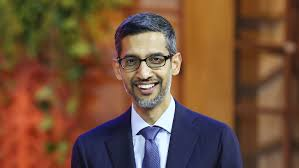
#> input picture sundar.jpeg, 299 x 168 px, found by its file name
$ jupyter execute Untitled4.ipynb
#> lines starting #> are read from the running program, lines starting #| are printed output that depends on the picture; after the words box and inside, x2 and y2 are one past the last pixel; in counts of white or black regions, pixels touching at a corner belong together
[cell 1]
import cv2
import numpy as np
from matplotlib import pyplot as plt
from PIL import Image

# Load the image using Matplotlib, OpenCV, and Pillow
sundar = plt.imread('/Users/klm/Downloads/sundar.jpeg')
#> sundar is the input picture: shape (168, 299, 3); mean R, G, B 115.7, 81.5, 58.6
sundar_cv = cv2.imread('/Users/klm/Downloads/sundar.jpeg')
sundar_pillow = Image.open('/Users/klm/Downloads/sundar.jpeg')

# Identify the type of the read image
print("Type of Matplotlib image:", type(sundar))
#| Type of Matplotlib image: <class 'numpy.ndarray'>
print("Type of OpenCV image:", type(sundar_cv))
#| Type of OpenCV image: <class 'numpy.ndarray'>
print("Type of Pillow image:", type(sundar_pillow))
#| Type of Pillow image: <class 'PIL.JpegImagePlugin.JpegImageFile'>

# Convert the Pillow image to a numpy n-dimensional array
sundar_pillow_array = np.array(sundar_pillow)

# Extract shape, data type, and dimensions of all the above-read images
print("Matplotlib image shape:", sundar.shape, "dtype:", sundar.dtype, "ndim:", sundar.ndim)
#| Matplotlib image shape: (168, 299, 3) dtype: uint8 ndim: 3
print("OpenCV image shape:", sundar_cv.shape, "dtype:", sundar_cv.dtype, "ndim:", sundar_cv.ndim)
#| OpenCV image shape: (168, 299, 3) dtype: uint8 ndim: 3
print("Pillow image shape:", sundar_pillow_array.shape, "dtype:", sundar_pillow_array.dtype, "ndim:", sundar_pillow_array.ndim)
#| Pillow image shape: (168, 299, 3) dtype: uint8 ndim: 3

# Plot all the above images using Matplotlib
plt.figure(figsize=(15, 5))
plt.subplot(1, 3, 1)
plt.imshow(sundar)
plt.title('Matplotlib Image')
plt.axis('off')

plt.subplot(1, 3, 2)
plt.imshow(cv2.cvtColor(sundar_cv, cv2.COLOR_BGR2RGB))
plt.title('OpenCV Image')
plt.axis('off')

plt.subplot(1, 3, 3)
plt.imshow(sundar_pillow)
plt.title('Pillow Image')
plt.axis('off')

plt.show()

# Plot the histogram of the color intensity of any of the images above
plt.figure(figsize=(8, 6))
plt.hist(sundar.ravel(), bins=256, color='blue', alpha=0.5, label='Matplotlib Image')
plt.title('Color Intensity Histogram')
plt.xlabel('Pixel Intensity')
plt.ylabel('Frequency')
plt.legend()
plt.show()
#> figure, not shown here; tallest bar 2195 high, from x = 41.84 to 42.83

# Examine the difference between Pillow and OpenCV images
print("Difference in array between Pillow and OpenCV images:", np.array_equal(sundar_pillow_array, sundar_cv))
#| Difference in array between Pillow and OpenCV images: False

# Convert the OpenCV image to RGB color space
sundar_rgb = cv2.cvtColor(sundar_cv, cv2.COLOR_BGR2RGB)

# Convert the OpenCV RGB image to Grayscale
sundar_gray = cv2.cvtColor(sundar_rgb, cv2.COLOR_RGB2GRAY)

# Plot original, RGB, and Grayscale images in 1x3 subplots
plt.figure(figsize=(15, 15))
plt.subplot(1, 3, 1)
plt.imshow(cv2.cvtColor(sundar_cv, cv2.COLOR_BGR2RGB))
plt.title('Original OpenCV Image')
plt.axis('off')

plt.subplot(1, 3, 2)
plt.imshow(sundar_rgb)
plt.title('RGB Image')
plt.axis('off')

plt.subplot(1, 3, 3)
plt.imshow(sundar_gray, cmap='gray')
plt.title('Grayscale Image')
plt.axis('off')

plt.show()

# Convert a RGB image to grayscale without using inbuilt functions
def rgb_to_grayscale(rgb_image):
    return np.dot(rgb_image[..., :3], [0.2989, 0.5870, 0.1140])

sundar_gray_manual = rgb_to_grayscale(sundar_rgb)

# Plot negative images of grayscale and RGB images stacked horizontally
negative_gray = 255 - sundar_gray
negative_rgb = 255 - sundar_rgb

plt.figure(figsize=(15, 5))
plt.subplot(1, 2, 1)
plt.imshow(negative_gray, cmap='gray')
plt.title('Negative Grayscale')
plt.axis('off')

plt.subplot(1, 2, 2)
plt.imshow(negative_rgb)
plt.title('Negative RGB')
plt.axis('off')

plt.show()

# Rotate image to 90, 180, and 270 degrees and plot
rotated_90 = np.rot90(sundar_rgb, 1)
rotated_180 = np.rot90(sundar_rgb, 2)
rotated_270 = np.rot90(sundar_rgb, 3)

plt.figure(figsize=(15, 5))
plt.subplot(1, 3, 1)
plt.imshow(rotated_90)
plt.title('90 Degree Rotation')
plt.axis('off')

plt.subplot(1, 3, 2)
plt.imshow(rotated_180)
plt.title('180 Degree Rotation')
plt.axis('off')

plt.subplot(1, 3, 3)
plt.imshow(rotated_270)
plt.title('270 Degree Rotation')
plt.axis('off')

plt.show()

# Make red, green, and blue channels prominent
red_channel = sundar_rgb.copy()
green_channel = sundar_rgb.copy()
blue_channel = sundar_rgb.copy()

red_channel[:, :, 1:] = 0
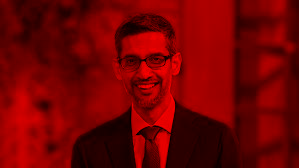
#> red_channel: shape (168, 299, 3); mean R, G, B 115.7, 0, 0
green_channel[:, :, [0, 2]] = 0
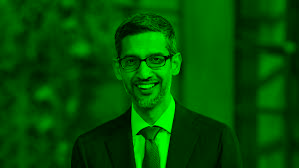
#> green_channel: shape (168, 299, 3); mean R, G, B 0, 81.5, 0
blue_channel[:, :, :2] = 0
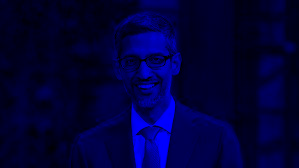
#> blue_channel: shape (168, 299, 3); mean R, G, B 0, 0, 58.6

concatenated_channels = np.concatenate((red_channel, green_channel, blue_channel), axis=1)
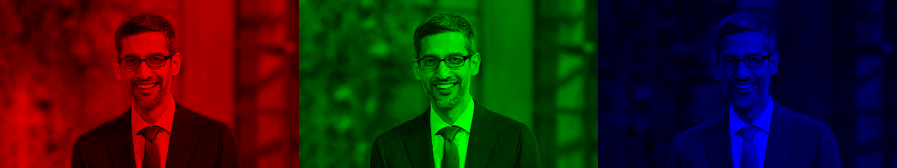
#> concatenated_channels: shape (168, 897, 3); mean R, G, B 38.6, 27.2, 19.5

plt.figure(figsize=(15, 5))
plt.imshow(concatenated_channels)
plt.title('Prominent Red, Green, Blue Channels')
plt.axis('off')
plt.show()

# Reduce color intensity
reduced_intensity = sundar_rgb // 2
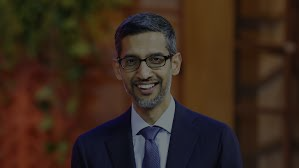
#> reduced_intensity: shape (168, 299, 3); mean R, G, B 57.6, 40.5, 29.1

plt.figure(figsize=(8, 8))
plt.imshow(reduced_intensity)
plt.title('Reduced Color Intensity')
plt.axis('off')
plt.show()

# Binarize RGB image by manipulating pixel values
binarized_rgb = (sundar_rgb > 128).astype(np.uint8) * 255

plt.figure(figsize=(8, 8))
plt.imshow(binarized_rgb)
plt.title('Binarized RGB Image')
plt.axis('off')
plt.show()

# Binarize RGB image using OpenCV threshold
_, binarized_rgb_cv = cv2.threshold(sundar_rgb, 128, 255, cv2.THRESH_BINARY)

plt.figure(figsize=(8, 8))
plt.imshow(binarized_rgb_cv)
plt.title('Binarized RGB using OpenCV')
plt.axis('off')
plt.show()

# Binarize grayscale image using numpy and OpenCV
binarized_gray = (sundar_gray > 128).astype(np.uint8) * 255
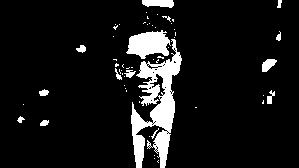
#> binarized_gray: shape (168, 299); 9% white; 57 white regions (42 under 20 px), largest, box (x1, y1, x2, y2) and area: (131, 39, 182, 168) 2779, (126, 30, 171, 59) 858, (142, 0, 174, 8) 204
_, binarized_gray_cv = cv2.threshold(sundar_gray.astype(np.uint8), 128, 255, cv2.THRESH_BINARY)

plt.figure(figsize=(15, 5))
plt.subplot(1, 2, 1)
plt.imshow(binarized_gray, cmap='gray')
plt.title('Binarized Grayscale (Numpy)')
plt.axis('off')

plt.subplot(1, 2, 2)
plt.imshow(binarized_gray_cv, cmap='gray')
plt.title('Binarized Grayscale (OpenCV)')
plt.axis('off')

plt.show()

# Flip image at x and y axis and plot
flipped_x = cv2.flip(sundar_rgb, 0)
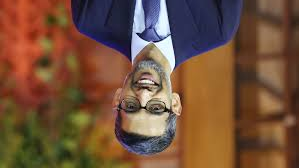
#> flipped_x: shape (168, 299, 3); mean R, G, B 115.7, 81.5, 58.6
flipped_y = cv2.flip(sundar_rgb, 1)
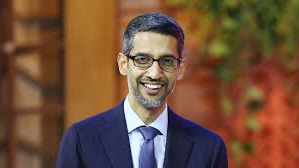
#> flipped_y: shape (168, 299, 3); mean R, G, B 115.7, 81.5, 58.6

plt.figure(figsize=(15, 5))
plt.subplot(1, 2, 1)
plt.imshow(flipped_x)
plt.title('Flipped along X-axis')
plt.axis('off')

plt.subplot(1, 2, 2)
plt.imshow(flipped_y)
plt.title('Flipped along Y-axis')
plt.axis('off')

plt.show()

# Pad black spaces around the image
padded_image = np.pad(sundar_rgb, ((50, 50), (50, 50), (0, 0)), mode='constant', constant_values=0)
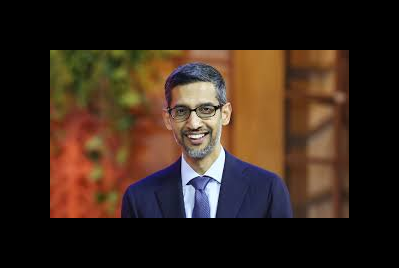
#> padded_image: shape (268, 399, 3); mean R, G, B 54.3, 38.3, 27.5

plt.figure(figsize=(8, 8))
plt.imshow(padded_image)
plt.title('Padded Image')
plt.axis('off')
plt.show()

[cell 2]
import numpy as np

# Assuming 'sundar_cv' is your OpenCV BGR image
sundar_rgb_numpy = sundar_cv[:, :, ::-1]  # Reverse the last channel axis (BGR to RGB)

[cell 3]
import cv2
import matplotlib.pyplot as plt

_, binary_inv = cv2.threshold(sundar_gray, 128, 255, cv2.THRESH_BINARY_INV)
_, trunc = cv2.threshold(sundar_gray, 128, 255, cv2.THRESH_TRUNC)
_, tozero = cv2.threshold(sundar_gray, 128, 255, cv2.THRESH_TOZERO)
_, tozero_inv = cv2.threshold(sundar_gray, 128, 255, cv2.THRESH_TOZERO_INV)
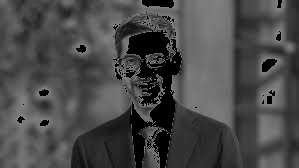
#> tozero_inv: shape (168, 299); min 0, max 128, mean 72.8

# Plotting the results
plt.figure(figsize=(10, 8))
plt.subplot(2, 2, 1)
plt.title("THRESH_BINARY_INV")
plt.imshow(binary_inv, cmap='gray')
plt.subplot(2, 2, 2)
plt.title("THRESH_TRUNC")
plt.imshow(trunc, cmap='gray')
plt.subplot(2, 2, 3)
plt.title("THRESH_TOZERO")
plt.imshow(tozero, cmap='gray')
plt.subplot(2, 2, 4)
plt.title("THRESH_TOZERO_INV")
plt.imshow(tozero_inv, cmap='gray')
plt.tight_layout()
plt.show()

[cell 4]
# Define the threshold and maximum value
threshold = 128
max_value = 255

# Binary Inverted Threshold
binary_inv_np = np.where(sundar_gray > threshold, 0, max_value)

# Truncated Threshold
trunc_np = np.where(sundar_gray > threshold, threshold, sundar_gray)

# To Zero Threshold
tozero_np = np.where(sundar_gray > threshold, sundar_gray, 0)

# To Zero Inverted Threshold
tozero_inv_np = np.where(sundar_gray > threshold, 0, sundar_gray)

# Plotting the NumPy implementations
plt.figure(figsize=(10, 8))
plt.subplot(2, 2, 1)
plt.title("Binary INV (NumPy)")
plt.imshow(binary_inv_np, cmap='gray')
plt.subplot(2, 2, 2)
plt.title("Trunc (NumPy)")
plt.imshow(trunc_np, cmap='gray')
plt.subplot(2, 2, 3)
plt.title("To Zero (NumPy)")
plt.imshow(tozero_np, cmap='gray')
plt.subplot(2, 2, 4)
plt.title("To Zero INV (NumPy)")
plt.imshow(tozero_inv_np, cmap='gray')
plt.tight_layout()
plt.show()
